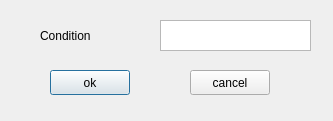
<?xml version="1.0" encoding="UTF-8"?>
<ui version="4.0">
 <class>Condition</class>
 <widget class="QDialog" name="Condition">
  <property name="geometry">
   <rect>
    <x>0</x>
    <y>0</y>
    <width>333</width>
    <height>121</height>
   </rect>
  </property>
  <property name="windowTitle">
   <string>Condition</string>
  </property>
  <widget class="QPushButton" name="ok_button">
   <property name="geometry">
    <rect>
     <x>50</x>
     <y>70</y>
     <width>80</width>
     <height>25</height>
    </rect>
   </property>
   <property name="text">
    <string>ok</string>
   </property>
  </widget>
  <widget class="QPushButton" name="cancel_button">
   <property name="geometry">
    <rect>
     <x>190</x>
     <y>70</y>
     <width>80</width>
     <height>25</height>
    </rect>
   </property>
   <property name="text">
    <string>cancel</string>
   </property>
  </widget>
  <widget class="QTextEdit" name="condition">
   <property name="geometry">
    <rect>
     <x>160</x>
     <y>20</y>
     <width>151</width>
     <height>31</height>
    </rect>
   </property>
  </widget>
  <widget class="QLabel" name="label">
   <property name="geometry">
    <rect>
     <x>40</x>
     <y>20</y>
     <width>111</width>
     <height>31</height>
    </rect>
   </property>
   <property name="text">
    <string>Condition</string>
   </property>
  </widget>
 </widget>
 <resources/>
 <connections/>
</ui>
